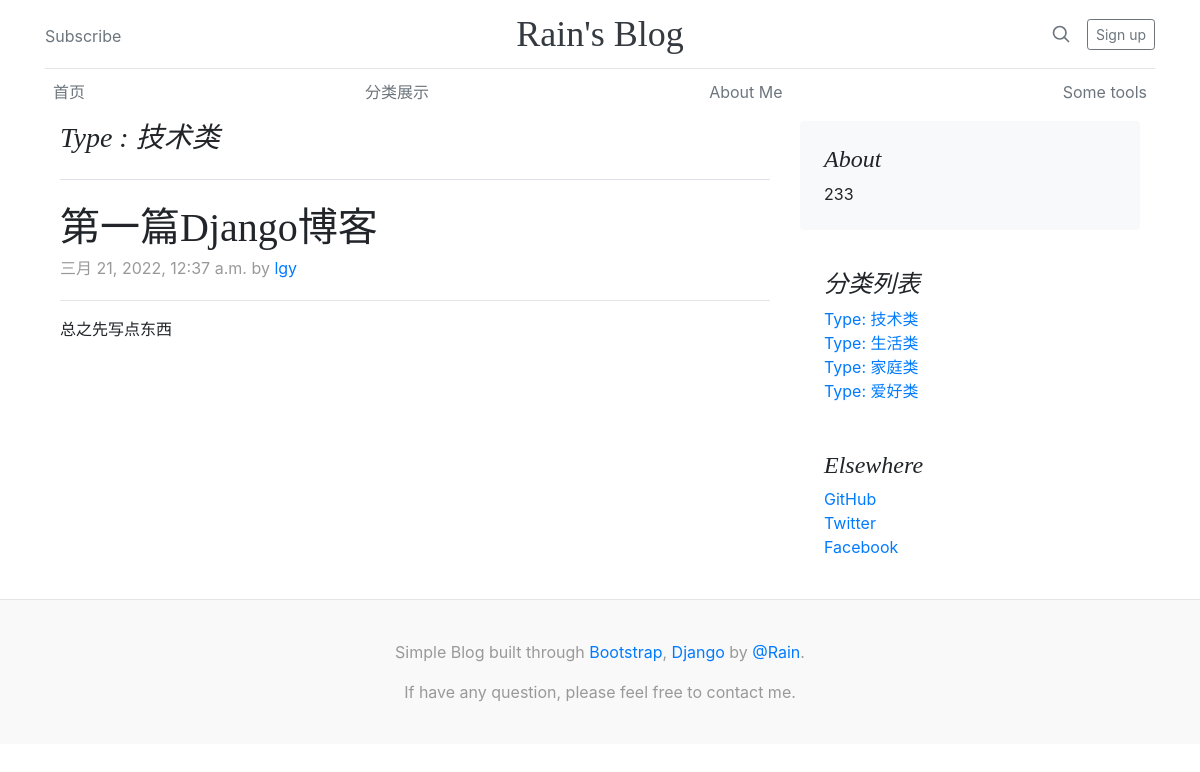
Page /blog/1/ on the committed database.
### lgy_blog/models.py (models this page shows, shortened)
class Blog(models.Model):
    blog_type = models.SmallIntegerField(blank=False, choices=BlogType, verbose_name=u'博客类型')
    blog_title = models.CharField(blank=False, max_length=250, verbose_name= u'博客标题', unique=True)
    blog_simple_text = models.CharField(blank=False, max_length=250, verbose_name= u'博客简介',default='233')
    blog_text = models.TextField(blank=False, max_length=2048, verbose_name= u'博客内容')
    creator = models.ForeignKey(User, verbose_name=u'创建人', null=True, on_delete=models.SET_NULL)
    created_date = models.DateTimeField(verbose_name=u'创建日期', default=datetime.now)
    modified_date = models.DateTimeField(verbose_name=u'修改日期', default=datetime.now)
    click_nums = models.IntegerField(verbose_name=u'点击量',default=0)
    class Meta:
        verbose_name = u'个人博客'
        verbose_name_plural = verbose_name

### lgy_blog/views.py (the view)
# urls.py: url(r"^blog/(?P<blog_id>\d)/$", views.detail_page, name=u'详情页'),
def detail_page(request, blog_id):
    try:
        blog_detail = Blog.objects.get(pk=blog_id)
        blog_detail.blog_type = BlogType[blog_detail.blog_type][1]
    except Blog.DoesNotExist:
        raise Http404(u'页面不存在')
    return render(request,'detail_page.html',{'blog_detail': blog_detail, 'type_list': BlogType})

### templates/detail_page.html
{% extends 'base.html' %}
{% block content %}
    {% if blog_detail %}
        <main role="main" class="container">
            <div class="row">
                <div class="col-md-8 blog-main">
                    <h3 class="pb-4 mb-4 font-italic border-bottom">
                        Type : {{ blog_detail.blog_type }}
                    </h3>
                    <div class="blog-post">
                        <h2 class="blog-post-title">{{ blog_detail.blog_title}}</h2>
                        <p class="blog-post-meta">{{ blog_detail.created_date}} by <a href="#">{{ blog_detail.creator }}</a></p>
                        <hr>
                        <blockquote>
                            <p>{{ blog_detail.blog_text }}</p>
                        </blockquote>
                    </div>
                </div>
                <aside class="col-md-4 blog-sidebar">
                    <div class="p-4 mb-3 bg-light rounded">
                        <h4 class="font-italic">About</h4>
                        <p class="mb-0">{{ blog_detail.blog_simple_text }}</p>
                    </div>
                    <div class="p-4">
                        <h4 class="font-italic">分类列表</h4>
                        <ol class="list-unstyled mb-0">
                            {% if type_list %}
                                {% for type in type_list %}
                                    <li><a href="/type/{{ type.0 }}">Type: {{ type.1 }}</a></li>
                                {% endfor %}
                            {% endif %}
                        </ol>
                    </div>
                    <div class="p-4">
                        <h4 class="font-italic">Elsewhere</h4>
                        <ol class="list-unstyled">
                            <li><a href="https://github.com">GitHub</a></li>
                            <li><a href="https://twitter.com">Twitter</a></li>
                            <li><a href="https://facebook.com">Facebook</a></li>
                        </ol>
                    </div>
                </aside>
            </div>
        </main>
    {% endif %}
{% endblock %}

### static/css/blog.css (style rules this page uses)
h1, h2, h3, h4, h5, h6 { font-family: "Playfair Display", Georgia, "Times New Roman", serif; }
.blog-post { margin-bottom: 4rem; }
.blog-post-title { margin-bottom: .25rem; font-size: 2.5rem; }
.blog-post-meta { margin-bottom: 1.25rem; color: #999; }

### rows in the picture
Blog: blog_type "技术类", blog_title "第一篇Django博客", created_date "三月 21, 2022, 12:37 a.m.", creator "lgy", blog_text "总之先写点东西", blog_simple_text "233", blog_type "技术类"

### other values in the picture
{{ type.1 }} "生活类" "家庭类" "爱好类"
